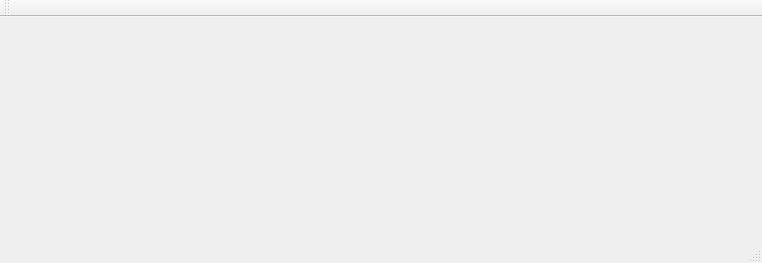
<?xml version="1.0" encoding="UTF-8"?>
<ui version="4.0">
 <class>xhwstat</class>
 <widget class="QMainWindow" name="xhwstat">
  <property name="geometry">
   <rect>
    <x>0</x>
    <y>0</y>
    <width>762</width>
    <height>263</height>
   </rect>
  </property>
  <property name="sizePolicy">
   <sizepolicy hsizetype="Expanding" vsizetype="Expanding">
    <horstretch>0</horstretch>
    <verstretch>0</verstretch>
   </sizepolicy>
  </property>
  <property name="windowTitle">
   <string>system tabs</string>
  </property>
  <widget class="QWidget" name="centralWidget">
   <property name="sizePolicy">
    <sizepolicy hsizetype="Expanding" vsizetype="Expanding">
     <horstretch>0</horstretch>
     <verstretch>0</verstretch>
    </sizepolicy>
   </property>
   <layout class="QVBoxLayout" name="verticalLayout_2"/>
  </widget>
  <widget class="QMenuBar" name="menuBar">
   <property name="geometry">
    <rect>
     <x>0</x>
     <y>0</y>
     <width>762</width>
     <height>22</height>
    </rect>
   </property>
  </widget>
  <widget class="QToolBar" name="toolBar">
   <property name="windowTitle">
    <string>toolBar</string>
   </property>
   <attribute name="toolBarArea">
    <enum>TopToolBarArea</enum>
   </attribute>
   <attribute name="toolBarBreak">
    <bool>false</bool>
   </attribute>
  </widget>
  <widget class="QStatusBar" name="statusBar"/>
 </widget>
 <layoutdefault spacing="6" margin="11"/>
 <resources/>
 <connections/>
</ui>
